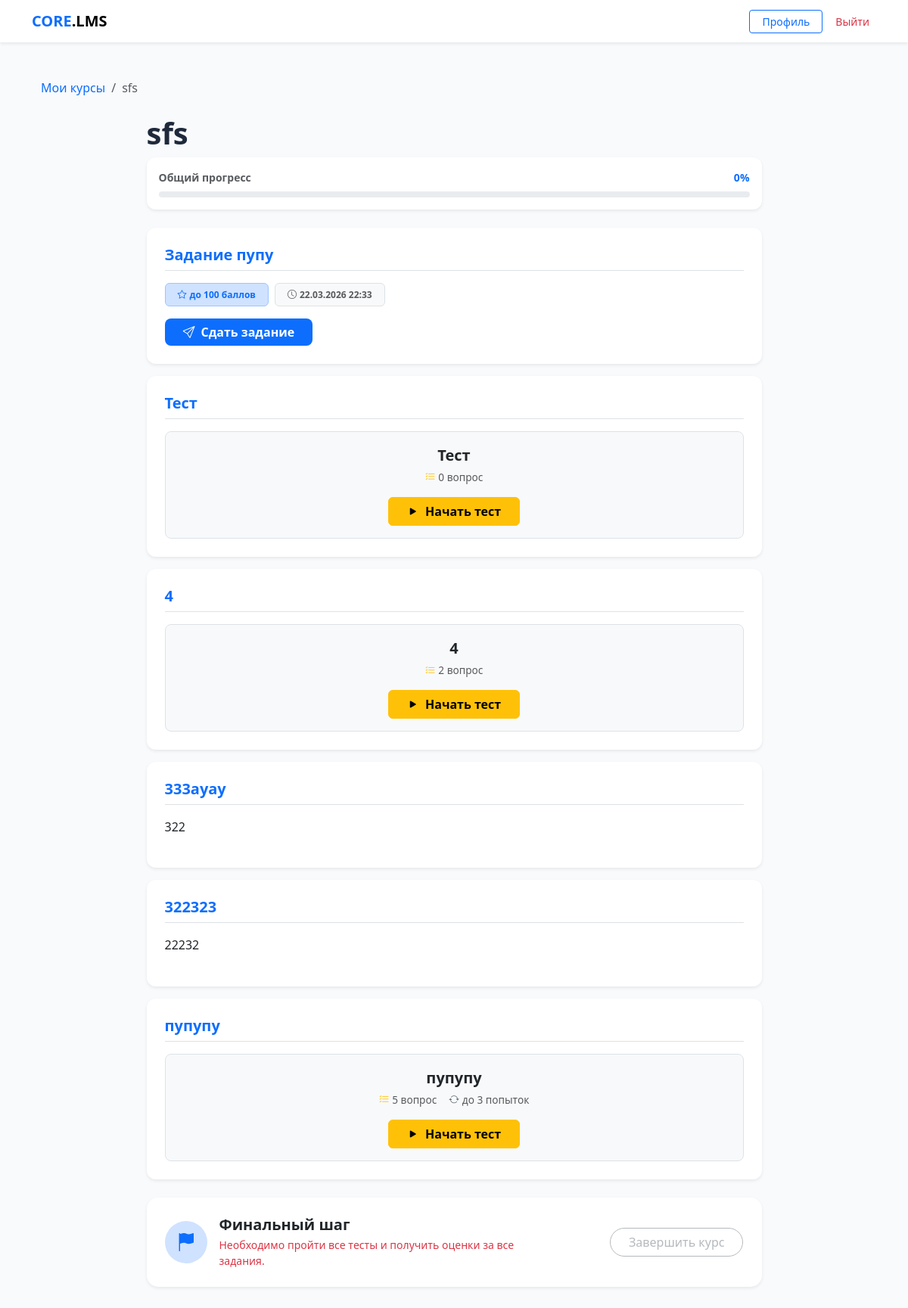
Page /course/4/ (signed in) on the committed database.
### core/models.py (models this page shows, shortened)
class Course(models.Model):
    title = models.CharField(max_length=255)
    description = models.TextField(blank=True)
    author = models.ForeignKey(CustomUser, on_delete=models.CASCADE, related_name='authored_courses')
    groups = models.ManyToManyField(Group, related_name='available_courses', blank=True)
    created_at = models.DateTimeField(auto_now_add=True)
    available_from = models.DateTimeField(null=True, blank=True,
        help_text='Дата открытия курса. Пусто — доступен сразу.')
    available_until = models.DateTimeField(null=True, blank=True,
        help_text='Дата закрытия курса. Пусто — бессрочно.')
    allow_self_enroll = models.BooleanField(default=False,
        help_text='Разрешить студентам подключаться по коду доступа')
    access_code = models.CharField(max_length=32, blank=True, null=True,
        help_text='Код для самостоятельного подключения к курсу')

class ContentBlock(models.Model):
    BLOCK_TYPES = (
        ('text', 'Текст'),
        ('file', 'Файл/Медиа'),
        ('quiz', 'Тест'),
        ('assignment', 'Задание'),
    )
    course = models.ForeignKey(Course, on_delete=models.CASCADE, related_name='blocks')
    section = models.ForeignKey('Section', on_delete=models.SET_NULL,
                                null=True, blank=True, related_name='blocks')
    title = models.CharField(max_length=255)
    block_type = models.CharField(max_length=20, choices=BLOCK_TYPES)
    content_text = models.TextField(blank=True, null=True)
    content_file = models.FileField(upload_to='course_contents/', blank=True, null=True)
    content_quiz = models.ForeignKey(Quiz, on_delete=models.SET_NULL, blank=True, null=True,
                                     related_name='blocks')
    order = models.PositiveIntegerField(default=0)

class Assignment(models.Model):
    block = models.OneToOneField(ContentBlock, on_delete=models.CASCADE, related_name='assignment')
    description = models.TextField(blank=True)
    max_score = models.PositiveIntegerField(default=100)
    deadline = models.DateTimeField(null=True, blank=True)

class Quiz(models.Model):
    course = models.ForeignKey(Course, on_delete=models.CASCADE, related_name='quizzes')
    title = models.CharField(max_length=255)
    max_attempts = models.PositiveIntegerField(
        default=0,
        help_text='0 — неограниченное количество попыток'
    )
    shuffle_questions = models.BooleanField(
        default=False,
        help_text='Перемешивать вопросы случайно для каждого студента'
    )
    time_limit_minutes = models.PositiveIntegerField(
        null=True, blank=True,
        help_text='Ограничение по времени в минутах. Пусто — без ограничений.'
    )
    available_from = models.DateTimeField(null=True, blank=True,
        help_text='Дата открытия теста. Пусто — доступен сразу.')
    available_until = models.DateTimeField(null=True, blank=True,
        help_text='Дата закрытия теста. Пусто — бессрочно.')

### core/views.py (the view, shortened to what this page needs)
# urls.py: path('course/<int:course_id>/', views.course_detail, name='course_detail'),
@login_required
def course_detail(request, course_id):
    if request.user.role == 'student':
        has_access = (
            Course.objects.filter(
                id=course_id,
                groups__in=request.user.groups.all()
            ).exists() or
            CourseEnrollment.objects.filter(
                student=request.user,
                course_id=course_id
            ).exists()
        )
        if not has_access:
            from django.http import Http404
            raise Http404
        course = get_object_or_404(Course, id=course_id)
    else:
        course = get_object_or_404(Course, id=course_id)
    sections = course.sections.prefetch_related('blocks').all()
    loose_blocks = course.blocks.filter(section=None).order_by('order')
    all_blocks = course.blocks.all().order_by('order')
    quiz_ids = all_blocks.filter(block_type='quiz').values_list('content_quiz_id', flat=True)
    quizzes_to_pass = Quiz.objects.filter(id__in=quiz_ids)
    passed_quiz_ids = list(StudentResult.objects.filter(
        student=request.user, quiz__in=quizzes_to_pass
    ).values_list('quiz_id', flat=True).distinct())
    attempts_by_quiz = {}
    for quiz in quizzes_to_pass:
        used = StudentResult.objects.filter(student=request.user, quiz=quiz).count()
        attempts_by_quiz[quiz.id] = {
            'used': used,
            'max': quiz.max_attempts,
            'blocked': quiz.max_attempts > 0 and used >= quiz.max_attempts,
            'left': max(0, quiz.max_attempts - used) if quiz.max_attempts > 0 else None,
        }
    submissions_by_assignment = {}
    for block in all_blocks.filter(block_type='assignment'):
        try:
            assignment = block.assignment
            sub = Submission.objects.filter(
                assignment=assignment, student=request.user).first()
            submissions_by_assignment[assignment.id] = sub
        except Assignment.DoesNotExist:
            pass
    section_progress = {}
    total_quizzes = len(quizzes_to_pass)
    passed_count = len(passed_quiz_ids)
    quizzes_ok = total_quizzes <= passed_count
    assignment_blocks = list(all_blocks.filter(block_type='assignment'))
    total_assignments = len(assignment_blocks)
    graded_assignments = sum(
        1 for b in assignment_blocks
        if submissions_by_assignment.get(
            getattr(b, 'assignment', None) and b.assignment.id
        ) and submissions_by_assignment.get(b.assignment.id)
        and submissions_by_assignment[b.assignment.id].status == 'graded'
    )
    assignments_ok = graded_assignments >= total_assignments
    all_quizzes_passed = quizzes_ok and assignments_ok
    assignment_blocks = list(all_blocks.filter(block_type='assignment'))
    total_items = total_quizzes + len(assignment_blocks)
    done_items = passed_count
    for b in assignment_blocks:
        try:
            sub = submissions_by_assignment.get(b.assignment.id)
            if sub and sub.status == 'graded':
                done_items += 1
        except Exception:
            pass
    overall_pct = int((done_items / total_items) * 100) if total_items > 0 else 100
    completion = CourseCompletion.objects.filter(
        student=request.user, course=course).first()
    return render(request, 'core/course_detail.html', {
        'course': course,
        'sections': sections,
        'loose_blocks': loose_blocks,
        'all_quizzes_passed': all_quizzes_passed,
        'is_completed': completion is not None,
        'completion': completion,
        'passed_quiz_ids': passed_quiz_ids,
        'attempts_by_quiz': attempts_by_quiz,
        'submissions_by_assignment': submissions_by_assignment,
        'section_progress': section_progress,
        'overall_pct': overall_pct,
    })

### core/templatetags/core_extras.py (called while the page is built)
@register.filter
def lookup(d, key):
    if isinstance(d, dict):
        return d.get(key)
    return None

### core/templates/core/course_detail.html (shortened to what this page needs)
{% extends "core/base.html" %}
{% load core_extras %}
{% block content %}
<div class="container py-4">
    <nav aria-label="breadcrumb" class="mb-4">
        <ol class="breadcrumb">
            <li class="breadcrumb-item"><a href="{% url 'dashboard' %}" class="text-decoration-none">Мои курсы</a></li>
            <li class="breadcrumb-item active">{{ course.title }}</li>
        </ol>
    </nav>
    <div class="row justify-content-center">
        <div class="col-lg-9">
            <h1 class="fw-bold mb-2">{{ course.title }}</h1>
            {% if not is_completed %}
            <div class="card border-0 shadow-sm mb-4 p-3">
                <div class="d-flex justify-content-between align-items-center mb-2">
                    <span class="small fw-semibold text-muted">Общий прогресс</span>
                    <span class="small fw-bold text-primary">{{ overall_pct }}%</span>
                </div>
                <div class="progress" style="height:8px;border-radius:4px;">
                </div>
            </div>
            {% endif %}
            {% if loose_blocks %}
            {% for block in loose_blocks %}
            {% include "core/block_content.html" %}
            {% endfor %}
            {% endif %}
            <div class="card shadow-sm border-0 p-4 mb-5 mt-4" style="border-radius:15px;">
                <div class="row align-items-center">
                    <div class="col-md-8">
                        {% if is_completed %}
                        <div class="d-flex align-items-center gap-3">
                            <div class="bg-success-subtle rounded-circle d-flex align-items-center justify-content-center"
                                 style="width:56px;height:56px;flex-shrink:0;">
                                <i class="bi bi-trophy-fill text-success fs-4"></i>
                            </div>
                            <div>
                                <h5 class="fw-bold mb-1">Поздравляем!</h5>
                                <p class="text-muted mb-0 small">Курс успешно завершён.</p>
                            </div>
                        </div>
                        {% else %}
                        <div class="d-flex align-items-center gap-3">
                            <div class="bg-primary-subtle rounded-circle d-flex align-items-center justify-content-center"
                                 style="width:56px;height:56px;flex-shrink:0;">
                                <i class="bi bi-flag-fill text-primary fs-4"></i>
                            </div>
                            <div>
                                <h5 class="fw-bold mb-1">Финальный шаг</h5>
                                {% if all_quizzes_passed %}
                                <p class="text-success mb-0 small">Все требования выполнены. Можно завершать!</p>
                                {% else %}
                                <p class="text-danger mb-0 small">Необходимо пройти все тесты и получить оценки за все задания.</p>
                                {% endif %}
                            </div>
                        </div>
                        {% endif %}
                    </div>
                    <div class="col-md-4 text-md-end mt-3 mt-md-0">
                        {% if is_completed %}
                        <span class="text-success fw-semibold">
                            <i class="bi bi-check2-all me-1"></i>{{ completion.completed_at|date:"d.m.Y" }}
                        </span>
                        {% else %}
                        <button class="btn btn-outline-secondary px-4 rounded-pill disabled" style="opacity:.5;">
                            Завершить курс
                        </button>
                        {% endif %}
                    </div>
                </div>
            </div>
        </div>
    </div>
</div>
{% endblock %}

### core/templates/core/block_content.html (shortened to what this page needs)
{% load core_extras %}
<div class="card shadow-sm border-0 mb-3 overflow-hidden">
    <div class="card-body p-4">
        <h5 class="fw-bold border-bottom pb-2 mb-3 text-primary">{{ block.title }}</h5>
        {% if block.block_type == 'text' %}
            <div style="line-height:1.7;">{{ block.content_text|linebreaks }}</div>
        {% elif block.block_type == 'quiz' and block.content_quiz %}
            {% with quiz=block.content_quiz %}
            <div class="py-3 bg-light rounded-3 border px-4">
                <div class="text-center mb-3">
                    <div class="fw-bold fs-5 mb-1">{{ quiz.title }}</div>
                    <div class="d-flex justify-content-center flex-wrap gap-3 text-muted" style="font-size:.85rem;">
                        <span><i class="bi bi-list-check me-1 text-warning"></i>{{ quiz.questions.count }} вопрос{{ quiz.questions.count|pluralize:",,ов" }}</span>
                        {% if quiz.max_attempts > 0 %}<span><i class="bi bi-arrow-repeat me-1 text-secondary"></i>до {{ quiz.max_attempts }} попыток</span>{% endif %}
                    </div>
                </div>
                <div class="text-center">
                    {% with att=attempts_by_quiz|lookup:quiz.id %}
                    {% if att and att.blocked %}
                        <span class="badge bg-danger-subtle text-danger border border-danger-subtle px-3 py-2">
                            <i class="bi bi-lock me-1"></i>Попытки исчерпаны ({{ att.used }}/{{ att.max }})
                        </span>
                    {% else %}
                        <a href="{% url 'take_quiz' quiz.id %}" class="btn btn-warning fw-bold px-4">
                            <i class="bi bi-play-fill me-1"></i>
                            {% if att and att.used > 0 %}Пройти ещё раз{% else %}Начать тест{% endif %}
                        </a>
                    {% endif %}
                    {% endwith %}
                </div>
            </div>
            {% endwith %}
        {% elif block.block_type == 'assignment' %}
            {% with assignment=block.assignment %}
            <div>
                <div class="d-flex flex-wrap gap-2 mb-3">
                    <span class="badge bg-primary-subtle text-primary border border-primary-subtle px-3 py-2">
                        <i class="bi bi-star me-1"></i>до {{ assignment.max_score }} баллов
                    </span>
                    {% if assignment.deadline %}
                    <span class="badge bg-light text-muted border px-3 py-2">
                        <i class="bi bi-clock me-1"></i>{{ assignment.deadline|date:"d.m.Y H:i" }}
                    </span>
                    {% endif %}
                </div>
                {% with sub=submissions_by_assignment|lookup:assignment.id %}
                {% if sub %}
                    {% if sub.status == 'graded' %}
                    <div class="alert alert-success border-0 d-flex align-items-center gap-3 mb-2">
                        <i class="bi bi-check-circle-fill fs-4"></i>
                        <div>
                            <strong>Проверено</strong> · Оценка:
                            <strong class="fs-5">{{ sub.score }}</strong> / {{ assignment.max_score }}
                            {% if sub.feedback %}
                            <div class="text-muted small mt-1">{{ sub.feedback }}</div>
                            {% endif %}
                        </div>
                    </div>
                    {% else %}
                    <div class="alert alert-info border-0 d-flex align-items-center gap-3 mb-2">
                        <i class="bi bi-hourglass-split fs-4"></i>
                        <div>
                            <strong>На проверке</strong>
                            <div class="text-muted small">{{ sub.submitted_at|date:"d.m.Y H:i" }}</div>
                        </div>
                    </div>
                    {% endif %}
                    <a href="{% url 'submit_assignment' assignment.id %}" class="btn btn-outline-primary btn-sm">
                        <i class="bi bi-pencil me-1"></i>Обновить ответ
                    </a>
                {% else %}
                    <a href="{% url 'submit_assignment' assignment.id %}" class="btn btn-primary px-4 fw-semibold">
                        <i class="bi bi-send me-2"></i>Сдать задание
                    </a>
                {% endif %}
                {% endwith %}
            </div>
            {% endwith %}
        {% endif %}
    </div>
</div>

### core/templates/core/base.html (style rules this page uses)
:root { --bg-body: #f8fafc; --bg-card: #ffffff; --border-color: #e2e8f0; --accent: #0d6efd; --text-main: #1e293b; }
body { background-color: var(--bg-body); color: var(--text-main); font-family: 'Segoe UI', system-ui, sans-serif; }
.card { background-color: var(--bg-card); border: 0; border-radius: 12px; box-shadow: 0 1px 3px rgba(0,0,0,0.05); }
.btn-primary { background-color: var(--accent); border: none; border-radius: 8px; }

### rows in the picture
Course: title "sfs"
ContentBlock: title "Задание пупу", assignment.max_score "100", assignment.deadline "22.03.2026 22:33", shows "Сдать задание"
ContentBlock: title "Тест", content_quiz "Тест", content_quiz.questions.count "0", shows "Начать тест"
ContentBlock: title "4", content_quiz "4", content_quiz.questions.count "2", shows "Начать тест"
ContentBlock: title "333ауау", content_text "322"
ContentBlock: title "322323", content_text "22232"
ContentBlock: title "пупупу", content_quiz "пупупу", content_quiz.questions.count "5", content_quiz.max_attempts "3", shows "Начать тест"

### other values in the picture
{{ overall_pct }} "0"
